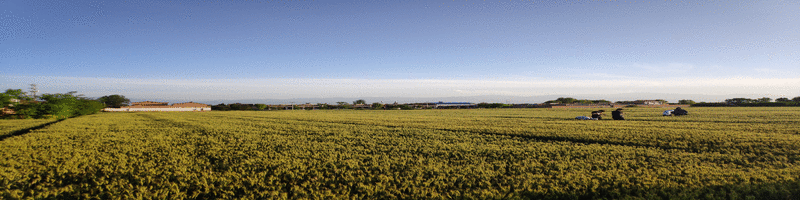
#> input picture yucun.gif, 800 x 200 px, found by its file name
$ python 'openCV画图.py'
#> lines starting #> are read from the running program, lines starting #| are printed output that depends on the picture
import os
import cv2

if __name__ == '__main__':
    imgPath = r"./yucun.gif"
    img = cv2.imread(imgPath)
#> img is the input picture: shape (200, 800, 3); mean B, G, R 121.1, 129.9, 128.6
    xmin = 100
    xmax = 200
    ymin = 100
    ymax = 300
    cv2.rectangle(img, (xmin, ymin), (xmax, ymax), (0, 0, 255), 2)
    cv2.rectangle(img, (xmin, ymax), (xmax, ymin), (255, 0, 0), 2)
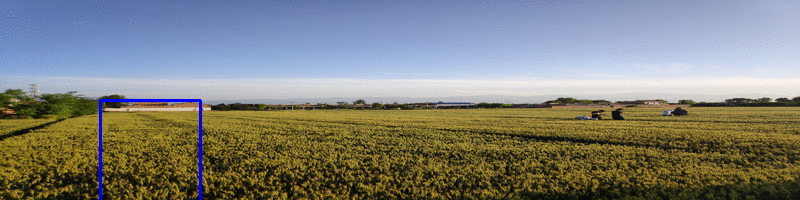
#> img: shape (200, 800, 3); mean B, G, R 122.1, 129.4, 128
    cv2.imshow('src', img)
    cv2.waitKey()
